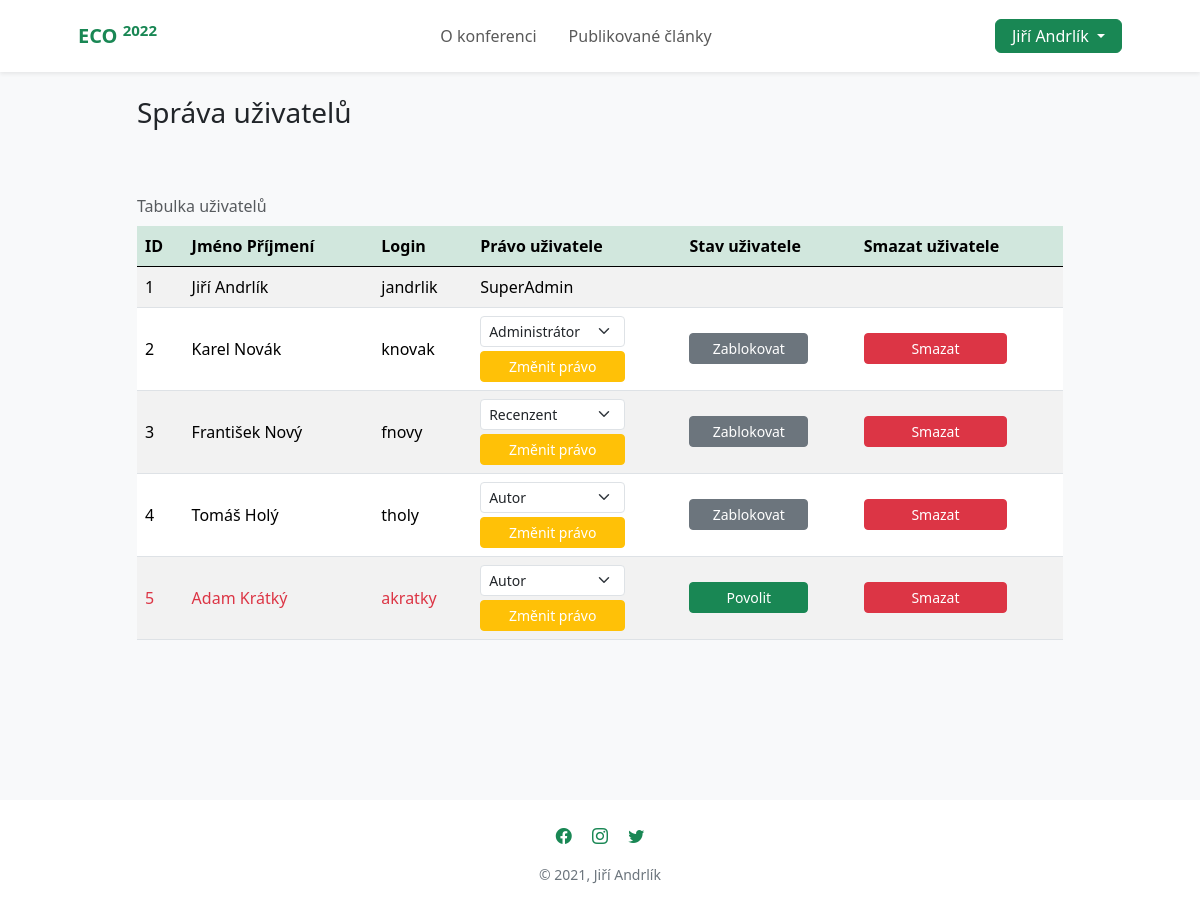
/index.php?page=sprava_uzivatelu (signed in), run on the app's committed database.
### tables this page shows
CREATE TABLE IF NOT EXISTS `jandrlik_uzivatele` (
  `id_uzivatel` INT NOT NULL AUTO_INCREMENT,
  `id_pravo` INT NOT NULL,
  `jmeno` VARCHAR(35) NOT NULL,
  `prijmeni` VARCHAR(35) NOT NULL,
  `login` VARCHAR(30) NOT NULL,
  `heslo` VARCHAR(200) NOT NULL,
  `email` VARCHAR(35) NOT NULL,
  `povolen` INT NOT NULL,
  PRIMARY KEY (`id_uzivatel`),
  INDEX `fk_jandrlik_uzivatele_jandrlik_prava_idx` (`id_pravo` ASC) ,
  UNIQUE INDEX `login_UNIQUE` (`login` ASC) ,
  CONSTRAINT `fk_jandrlik_uzivatele_jandrlik_prava`
    FOREIGN KEY (`id_pravo`)
    REFERENCES `jandrlik_prava` (`id_pravo`)
    ON DELETE NO ACTION
    ON UPDATE NO ACTION);

### app/ApplicationStart.class.php (called while the page is built, shortened)
<?php
class ApplicationStart
{
    public function appStart()
    {
        if (isset($_GET['page']) && array_key_exists($_GET['page'], WEB_PAGES)) {
            $pageKey = $_GET['page'];
        } else {
            $pageKey = DEFAULT_WEB_PAGE_KEY;
        }
        $pageInfo = WEB_PAGES[$pageKey];
        $controller = new $pageInfo["controller_class_name"];
        $tplData = $controller->show($pageInfo["title"]);
        $view = new $pageInfo["view_class_name"];
        $view->printTemplate($tplData, $pageInfo["template_type"]);
    }
}

### index.php (called while the page is built, shortened)
<?php
require_once("classAutoloader.inc.php");
$app = new ApplicationStart();
$app->appStart();

### app/models/Database.class.php (called while the page is built, shortened)
<?php
class Database
{
    private static $dbConnection;
    private $pdo;
    private function __construct()
    {
        try {
            $this->pdo = new PDO("mysql:host=".DB_SERVER."; dbname=".DB_NAME."", DB_USER, DB_PASSWORD);
            $this->pdo->exec("SET NAMES UTF8");
        } catch (PDOException $e) {
            print "Error!: " . $e->getMessage() . "<br/>";
            die();
        }
    }
    public static function getDBConnection()
    {
        if (self::$dbConnection == null) {
            self::$dbConnection = new Database();
        }
        return self::$dbConnection;
    }
    private function executeQuery(string $query)
    {
        try {
            $result = $this->pdo->query($query);
            return $result;
        } catch (PDOException $e) {
            echo $e->getMessage();
            return null;
        }
    }
    public function selectFromTable($tableName, $columnsNames = "*", $whereStatement="", $orderByStatement=""):array
    {
        $query = "SELECT $columnsNames FROM $tableName"
            .((empty($whereStatement)) ? "" : " WHERE $whereStatement")
            .((empty($orderByStatement)) ? "" : " ORDER BY $orderByStatement");
        $result = $this->executeQuery($query);
        return $result->fetchAll(PDO::FETCH_ASSOC);
    }
    public function getAllUsers()
    {
        return $this->selectFromTable(TABLE_UZIVATELE, "*", "", "id_uzivatel");
    }
    public function getUserByID($id_uzivatel)
    {
        $user = $this->selectFromTable(TABLE_UZIVATELE, "*","id_uzivatel='$id_uzivatel'", "");
        if (empty($user)) {
            return null;
        } else {
            return $user[0];
        }
    }
}

### app/controllers/UserManagementController.class.php (called while the page is built, shortened)
<?php
class UserManagementController extends AController
{
    public function show(string $pageTitle): array
    {
        $tplData = [];
        if ($this->login->isUserLoggedIn()) {
            $tplData['isUserLoggedIn'] = true;
            $tplData['userData'] = $this->login->getLoggedUserData();
            $tplData['userRight'] = $this->db->getRightByID($tplData['userData']['id_pravo']);
        } else {
            $tplData['isUserLoggedIn'] = false;
        }
        $tplData['allUsers'] = $this->db->getAllUsers();
        $tplData['title'] = $pageTitle;
        return $tplData;
    }
}

### app/controllers/AController.class.php (called while the page is built, shortened)
<?php
abstract class AController implements IController
{
    public function __construct()
    {
        $this->db = Database::getDBConnection();
    }
}

### classAutoloader.inc.php (called while the page is built, shortened)
<?php
spl_autoload_register(function ($className) {
    $className = str_replace(BASE_NAMESPACE_NAME, BASE_APP_DIR_NAME, $className);
    $fileName = dirname(__FILE__)."\\".$className;
});
?>

### app/models/Login.class.php (called while the page is built, shortened)
<?php
class Login
{
    private $db;
    private $session;
    public function __construct()
    {
        $this->session = Session::getSession();
        $this->db = Database::getDBConnection();
    }
    public function isUserLoggedIn()
    {
        return $this->session->isSessionSet(self::SESSION_KEY);
    }
    public function getLoggedUserData()
    {
        if ($this->isUserLoggedIn()) {
            $userId = $this->session->readSession(self::SESSION_KEY);
            if ($userId == null) {
                echo "SERVER ERROR: Data prihlaseneho uzivatele nenalezena, a proto byl uživatel odhlášen";
                $this->logout();
                return null;
            } else {
                $userData = $this->db->getUserByID($userId);
                if (empty($userData)) {
                    echo "ERROR: Data přihlášeného uživatele se nenachází v DB, a proto byl uživatel odhlášen.";
                    $this->logout();
                    return null;
                } else {
                    return $userData;
                }
            }
        } else {
            return null;
        }
    }
}

### app/views/UserManagementTemplate.tpl.php (the view, shortened to what this page needs)
<?php
global $tplData;
if ($tplData['isUserLoggedIn'] == false) {
    echo "<br><br><div class='alert alert-warning text-center mt-5' role='alert'>Spravovat uživatele může jen přihlášený uživatel.</div>";
} else if ($tplData['isUserLoggedIn'] == true && $tplData['userData']['id_pravo'] > 2) {
    echo "<br><br><div class='alert alert-warning text-center mt-5' role='alert'>Spravovat uživatele může jen přihlášený uživatel s pravem alespoň Admin.</div>";
} else {
    ?>
    <section class="bg-light py-5">
        <div class="container py-5">
            <div class="row mb-5 justify-content-center">
                <div class="col-lg-10">
                    <h3 class="text-dark"><?php echo $tplData['title'] ?> </h3>
                </div>
            </div>
            <div class="row mb-5 justify-content-center">
                <div class="col-lg-10">
                    <div class="table-responsive">
                        <table class="table table-striped table-hover caption-top align-middle ">
                            <caption>Tabulka uživatelů</caption>
                            <thead class="table-success border-0">
                            <th>ID</th>
                            <th>Jméno Příjmení</th>
                            <th>Login</th>
                            <th>Právo uživatele</th>
                            <th>Stav uživatele</th>
                            <th>Smazat uživatele</th>
                            </thead>
                            <?php
                            $users = $tplData['allUsers'];
                            foreach ($users as $user) {
                                $tableRows = "
                                <tr>
                                    <td". ($user['povolen'] == '0' ? ' class="text-danger"' : '') .">$user[id_uzivatel]</td>
                                    <td". ($user['povolen'] == '0' ? ' class="text-danger"' : '') .">$user[jmeno] $user[prijmeni]</td>
                                    <td". ($user['povolen'] == '0' ? ' class="text-danger"' : '') .">$user[login]</td>
                                    ";
                                if ($tplData['userData']['id_pravo'] < $user['id_pravo']) {
                                    $tableRows .= "<td><form action='' method='post'>
                                            <select class='form-select form-select-sm w-75' name = 'pravo' >";
                                                if ($tplData['userData']['id_pravo'] == 1) {
                                                    $tableRows .= "<option value = '2'" . ($user['id_pravo'] == '2' ? ' selected' : '') . ">Administrátor </option >";
                                                }
                                    $tableRows .= "
                                                <option value = 3" . ($user['id_pravo'] == '3' ? ' selected' : '') . ">Recenzent </option >
                                                <option value = 4" . ($user['id_pravo'] == '4' ? ' selected' : '') . ">Autor </option >
                                             </select >
                                             <input type='hidden' value='$user[id_uzivatel]' name='zmena_prava_id_uzivatel'>
                                             <button type='submit' class='mt-1 btn btn-warning  text-white btn-sm py-1 w-75' value='change'>Změnit právo</button>
                                        </form>
                                        </td>";
                                    $tableRows .=  "<td class=''>
                                            <form action='' method='post'>";
                                            if ($user['povolen'] == 1) {
                                                $tableRows .= "
                                                <input type='hidden' name='stav_id_uzivatel' value='$user[id_uzivatel]'>
                                                <input type='hidden' name='povolen' value='0'>
                                                <button type='submit' class='btn btn-secondary btn-sm text-white py-1 w-75'>Zablokovat</button>
                                                ";
                                            } else {
                                                $tableRows .= "
                                                <input type='hidden' name='stav_id_uzivatel' value='$user[id_uzivatel]'>
                                                <input type='hidden' name='povolen' value='1'>
                                                <button type='submit' class='btn btn-success btn-sm text-white py-1 w-75'>Povolit</button>
                                                ";
                                            }
                                    $tableRows .= "</form></td>";
                                    $tableRows .= "<td>
                                            <form action='' method='post'>
                                                <input type='hidden' name='smazat_id_uzivatel' value='$user[id_uzivatel]'>
                                                <button type='submit' class='btn btn-danger btn-sm text-white py-1 w-75'>Smazat</button>
                                            </form>
                                        </td>";
                                } else {
                                    switch ($user['id_pravo']) {
                                        case 1:
                                            $tableRows .= "<td>SuperAdmin</td>";
                                            break;
                                    }
                                    $tableRows .= "<td></td><td></td>";
                                }
                                $tableRows .= "</tr>";
                                echo $tableRows;
                            }
                            ?>
                        </table>
                    </div>
                </div>
            </div>
        </div>
    </section>
    <?php
}

### app/views/TemplateBasics.class.php (shortened to what this page needs)
<?php
class TemplateBasics implements IView
{
    public function printTemplate(array $templateData, string $pageType = self::PAGE_INTRODUCTION)
    {
        $this->getHTMLHead($templateData['title']);
        $this->getHTMLNav($templateData);
        $tplData = $templateData;
        require_once($pageType);
        $this->getHTMLFooter();
    }
    private function getHTMLHead(string $pageTitle)
    {
        ?>
        <!DOCTYPE html>
        <html lang="cs">
        <head>
            <link rel="stylesheet" href="node_modules/bootstrap/dist/css/bootstrap.css">
            <link rel="stylesheet" href="node_modules/bootstrap-icons/font/bootstrap-icons.css">
            <link rel="stylesheet" type="text/css" href="public/css/styly.css">
        </head>
        <?php
    }
private function getHTMLNav(array $tplData)
{
    ?>
<body data-bs-spy="scroll" data-bs-target="#navigace">
    <nav id="navigace" class="navbar navbar-expand-lg navbar-light bg-white fixed-top py-3 shadow-sm">
        <div class="container px-5">
                <span class="navbar-brand text-success fw-bold">
                    ECO <sup>2022</sup>
                </span>
            <div class="collapse navbar-collapse" id="navbarTogglerDemo02">
                <ul class="navbar-nav m-auto ">
                    <?php
                    foreach (WEB_PAGES as $key => $pageInfo) {
                        if ($key == "uvod" or $key == "publikovane_clanky") {
                            echo "<li class='nav-item me-3'>
                                        <a class='nav-link' href='index.php?page=$key'>$pageInfo[title]</a>
                                      </li>";
                        }
                    }
                    ?>
                </ul>
                <?php
                if ($tplData['isUserLoggedIn'] == false) {
                    foreach (WEB_PAGES as $key => $pageInfo) {
                        if ($key == "login") {
                            echo "<a class='btn btn-success px-3 py-1 me-2' href='index.php?page=$key'>$pageInfo[title]</a>";
                        } else if ($key == "registrace") {
                            echo "<a class='btn btn-outline-success px-3 py-1' href='index.php?page=$key'>$pageInfo[title]</a>";
                        }
                    }
                } else {
                    ?>
                    <div class="dropdown">
                        <button class="btn btn-success dropdown-toggle px-3 py-1" type="button" id="dropdownMenuButton1"
                                data-bs-toggle="dropdown" aria-expanded="false">
                            <?php echo $tplData['userData']['jmeno'] . " " . $tplData['userData']['prijmeni'] ?>
                        </button>
                    </div>
                    <?php
                }
                ?>
            </div>
        </div>
    </nav>
    <?php
}
    private function getHTMLFooter()
    {
        ?>
        <footer class="pt-4 pb-2 bg-white bg-gradient">
            <div class="container px-5 text-center">
                <div class="pb-3">
                    <a href="https://www.facebook.com/" target="_blank" class="text-decoration-none text-success me-3">
                        <i
                                class="bi bi-facebook"></i> </a>
                    <a href="https://www.instagram.com/" target="_blank" class="text-decoration-none text-success me-3">
                        <i
                                class="bi bi-instagram"></i> </a>
                    <a href="https://www.twitter.com/" target="_blank" class="text-decoration-none text-success "> <i
                                class="bi bi-twitter"></i> </a>
                </div>
                <div class="small text-secondary">
                    <p>&copy; 2021, Jiří Andrlík</p>
                </div>
            </div>
        </footer>
        </body>
        </html>
        <?php
    }
}

### public/css/styly.css (style rules this page uses)
body { position: relative; }
section { position: relative; }

### data on the page
jandrlik_uzivatele: jmeno "Jiří", prijmeni "Andrlík", id_uzivatel "1", login "jandrlik", shows "SuperAdmin"
jandrlik_uzivatele: id_uzivatel "2", jmeno "Karel", prijmeni "Novák", login "knovak", pravo "Administrátor"
jandrlik_uzivatele: id_uzivatel "3", jmeno "František", prijmeni "Nový", login "fnovy", pravo "Recenzent"
jandrlik_uzivatele: id_uzivatel "4", jmeno "Tomáš", prijmeni "Holý", login "tholy", pravo "Autor"
jandrlik_uzivatele: id_uzivatel "5", jmeno "Adam", prijmeni "Krátký", login "akratky", pravo "Autor"

### other printed values
$pageInfo[title] "O konferenci"
$pageInfo[title] "Publikované články"
$tplData['title'] "Správa uživatelů"
